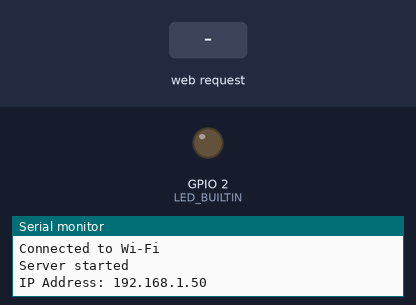
This sketch was run on a simulated ESP32. Parts: output pins drawn as LEDs (lit = HIGH), the last lines printed to the serial monitor. Inputs (shaded band) come from the test bench. WiFi joins after 1.5 s; servers stay silent unless stated.

Above: at 4.2 s.
4.3 s: HTTP request GET /on received
At 4.7 s:
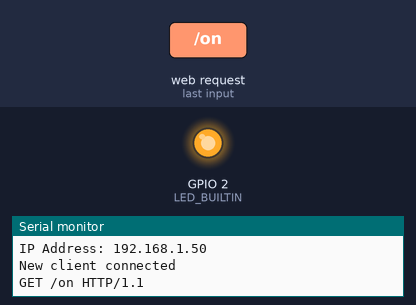
5.8 s: HTTP request GET /off received
At 7.0 s:
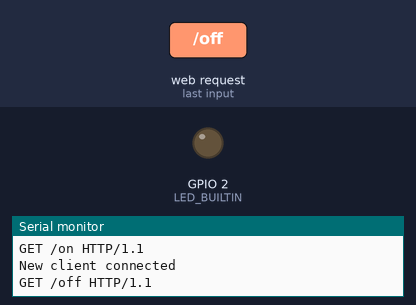
Timing chart, 0 to 8.8 s (numbered marks = the images above; inputs shaded):
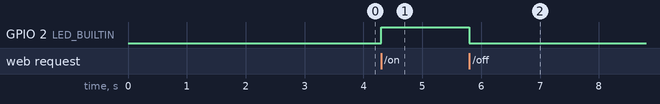

Measured:
- after the input at 4.3 s, GPIO 2 (LED_BUILTIN): LOW → HIGH at once
- after the input at 5.8 s, GPIO 2 (LED_BUILTIN): HIGH → LOW at once

The sketch:

ESP32_WROOM_32D.ino
```cpp
#include <WiFi.h>

const char* ssid = "YourWiFiSSID";
const char* password = "YourWiFiPassword";

const int LED_BUILTIN = 2;

WiFiServer server(80);

void setup() {
  Serial.begin(115200);
  delay(1000);

  pinMode(LED_BUILTIN, OUTPUT);

  // Connect to Wi-Fi
  Serial.println("Connecting to Wi-Fi");
  WiFi.begin(ssid, password);
  while (WiFi.status() != WL_CONNECTED) {
    delay(1000);
    Serial.println("Connecting...");
  }
  Serial.println("Connected to Wi-Fi");

  // Start the server
  server.begin();
  Serial.println("Server started");

  Serial.print("IP Address: ");
  Serial.println(WiFi.localIP());
}

void loop() {
  WiFiClient client = server.available(); // Check if a client has connected

  if (client) { // If a client has connected
    Serial.println("New client connected");

    while (client.connected()) { // Loop while the client is connected
      if (client.available()) { // If there is data available from the client
        String request = client.readStringUntil('\r'); // Read the request
        Serial.println(request); // Print the request to the serial monitor

        if (request.indexOf("/on") != -1) { // If the request contains "/on"
          // Turn on LED
          digitalWrite(LED_BUILTIN, HIGH);
        } else if (request.indexOf("/off") != -1) { // If the request contains "/off"
          // Turn off LED
          digitalWrite(LED_BUILTIN, LOW);
        }

        // Send a simple HTML response
        client.println("HTTP/1.1 200 OK");
        client.println("Content-type:text/html");
        client.println();
        client.println("<html><body>");
        client.println("<h1>ESP32 Blink Control</h1>");
        client.println("<p><a href=\"/on\">Turn On</a></p>");
        client.println("<p><a href=\"/off\">Turn Off</a></p>");
        client.println("</body></html>");
        client.stop(); // Close the connection
      }
    }
  }
}
```
